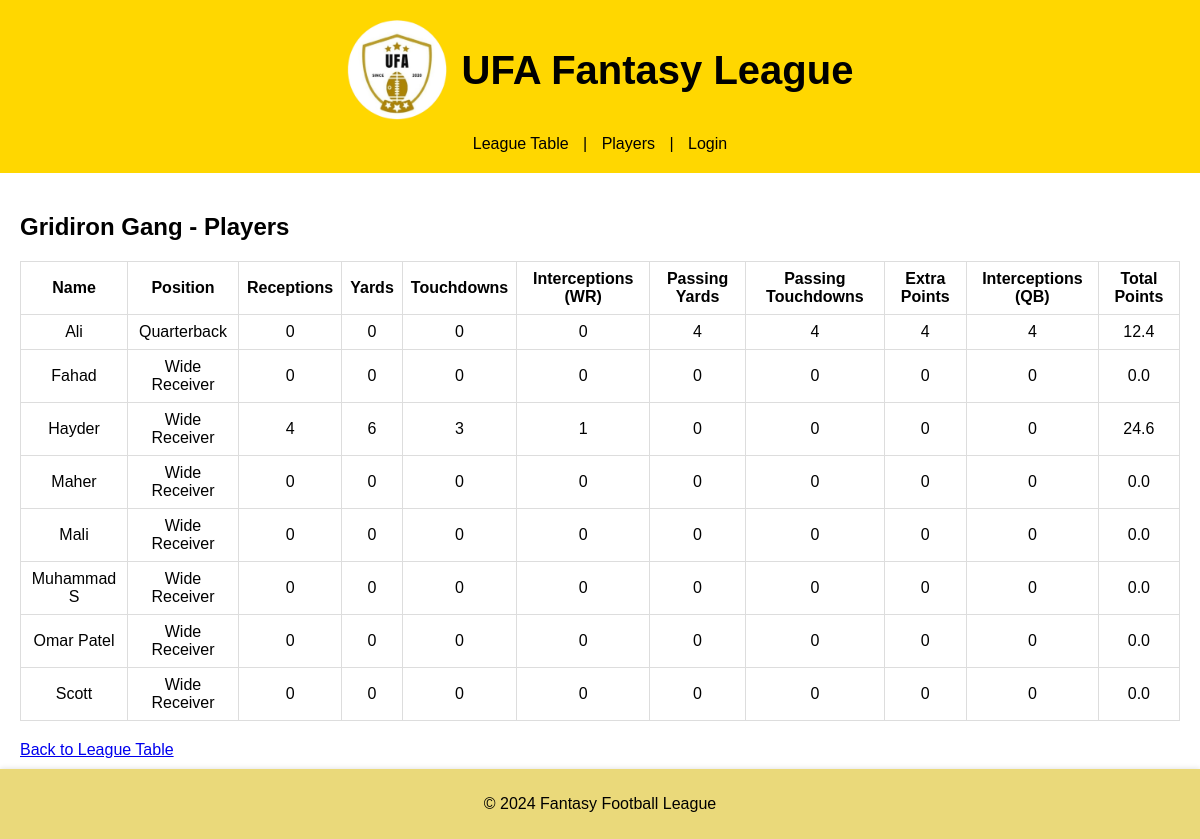
Before: /team/1 with the older database file.
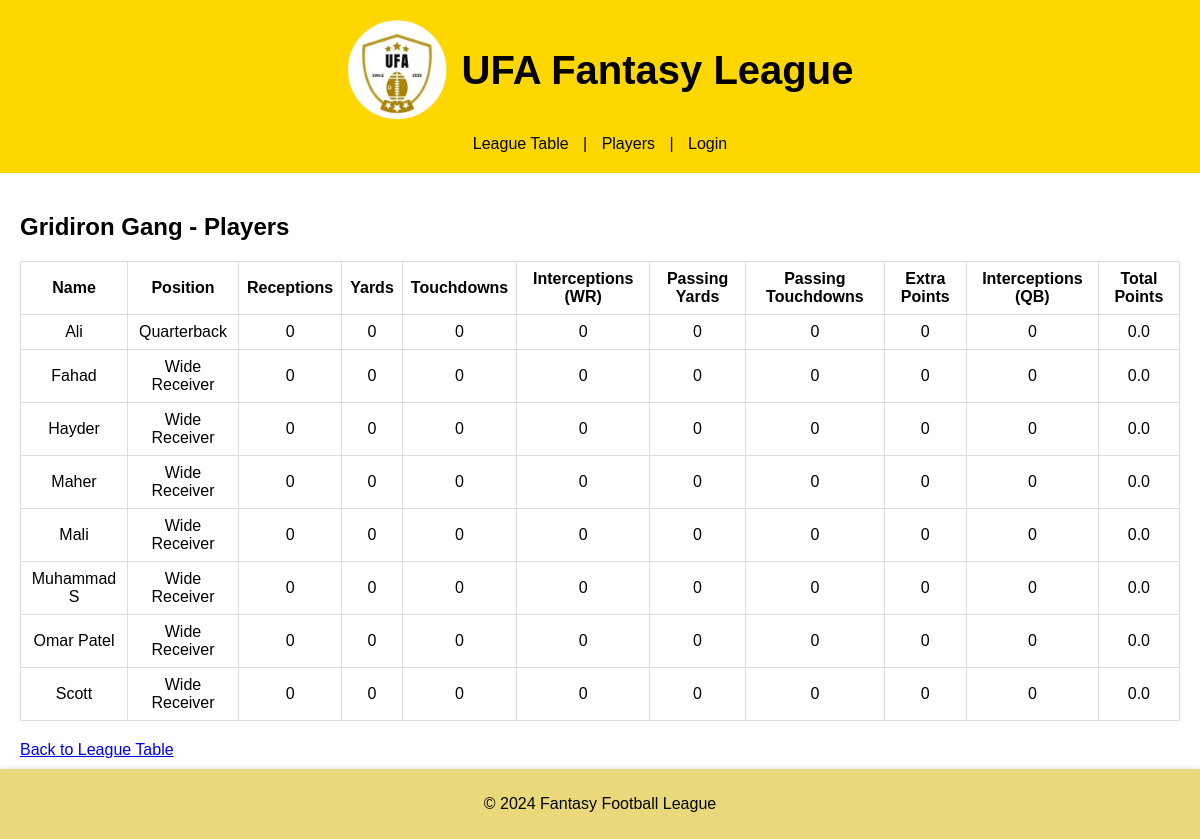
After: the same page with the newer database file.
### tables this page shows
CREATE TABLE players (
        id INTEGER PRIMARY KEY AUTOINCREMENT,
        name TEXT NOT NULL,
        team_id INTEGER,
        position TEXT NOT NULL,
        receptions INTEGER DEFAULT 0,
        yards INTEGER DEFAULT 0,
        touchdowns INTEGER DEFAULT 0,
        passing_yards INTEGER DEFAULT 0,
        passing_touchdowns INTEGER DEFAULT 0,
        extra_points INTEGER DEFAULT 0,
        interceptions INTEGER DEFAULT 0,
        interceptions_qb INTEGER DEFAULT 0,  -- Interceptions for Quarterbacks
        FOREIGN KEY(team_id) REFERENCES teams(id)
    );

### app.py (the view)
@app.route('/team/<int:team_id>')
def team_detail(team_id):
    conn = get_db_connection()
    team = conn.execute('SELECT name FROM teams WHERE id = ?', (team_id,)).fetchone()
    players = conn.execute('''
        SELECT players.id, players.name, players.position,
               players.receptions, players.yards, players.touchdowns, players.interceptions,
               players.passing_yards, players.passing_touchdowns, players.extra_points, players.interceptions_qb,
               ROUND((1 * players.receptions + 0.1 * players.yards + 6 * players.touchdowns + 2 * players.interceptions +
                0.1 * players.passing_yards + 4 * players.passing_touchdowns + players.extra_points - 2 * players.interceptions_qb), 1) AS total_points
        FROM players
        WHERE players.team_id = ?
        ORDER BY players.position, players.name
    ''', (team_id,)).fetchall()
    conn.close()
    return render_template('team_detail.html', team=team, players=players)

### app.py (called while the page is built)
def get_db_connection():
    conn = sqlite3.connect(DATABASE)
    conn.row_factory = sqlite3.Row  # To access columns by name
    return conn

### templates/team_detail.html
{% extends 'base.html' %}
{% block content %}
<h2>{{ team['name'] }} - Players</h2>
<table>
    <thead>
        <tr>
            <th>Name</th>
            <th>Position</th>
            <th>Receptions</th>
            <th>Yards</th>
            <th>Touchdowns</th>
            <th>Interceptions (WR)</th>
            <th>Passing Yards</th>
            <th>Passing Touchdowns</th>
            <th>Extra Points</th>
            <th>Interceptions (QB)</th>
            <th>Total Points</th>
        </tr>
    </thead>
    <tbody>
        {% for player in players %}
        <tr>
            <td>{{ player.name }}</td>
            <td>{{ player.position }}</td>
            <td>{{ player.receptions }}</td>
            <td>{{ player.yards }}</td>
            <td>{{ player.touchdowns }}</td>
            <td>{{ player.interceptions }}</td>
            <td>{{ player.passing_yards }}</td>
            <td>{{ player.passing_touchdowns }}</td>
            <td>{{ player.extra_points }}</td>
            <td>{{ player.interceptions_qb }}</td>
            <td>{{ player.total_points }}</td>
        </tr>
        {% endfor %}
    </tbody>
</table>
<a href="{{ url_for('index') }}">Back to League Table</a>
{% endblock %}

Changed rows visible on the page:
changed players "Ali": passing_yards "4" → "0"; passing_touchdowns "4" → "0"; extra_points "4" → "0"; interceptions_qb "4" → "0"; total_points "12.4" → "0.0"
changed players "Hayder": receptions "4" → "0"; yards "6" → "0"; touchdowns "3" → "0"; interceptions "1" → "0"; total_points "24.6" → "0.0"
